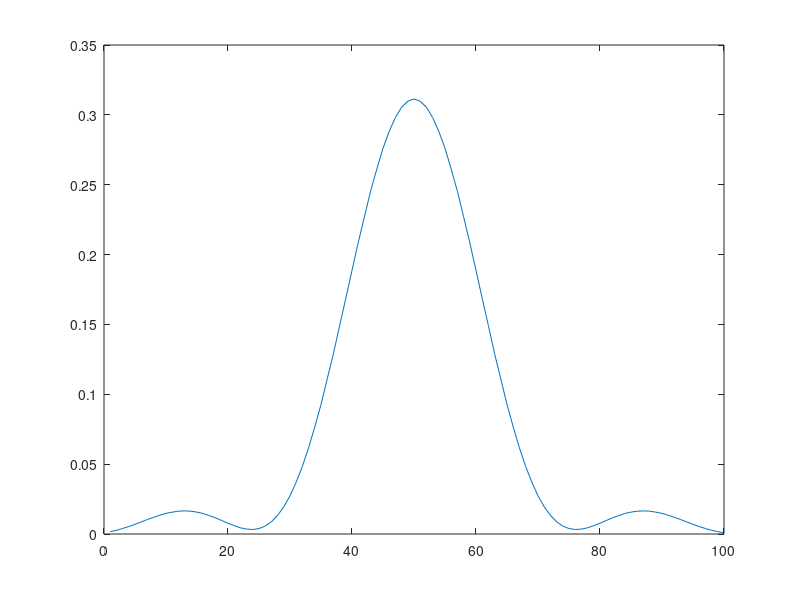

This chart was generated by the following MATLAB code:
% this octave code produces fig 2.8, p75 which shows the evolution of an (initial) rectangular wave function. the data "evolutionFromRectangular.dat" must be placed in "./tex/tables" folder (as specied by \pgfplotsset{table/search path={./tex/tables},}).


clear;
clf;

for i=1:100
a=1;
f=@(k) 1/(pi*sqrt(2*a))*sin(k*a)./k.*cos(k.*(0.12*i-6)-k.^2*a^2/2);
g=@(k) 1/(pi*sqrt(2*a))*sin(k*a)./k.*sin(k.*(0.12*i-6)-k.^2*a^2/2);
psiSquared(i)=(quadgk(f,-30,30))^2+(quadgk(g,-30,30))^2;
endfor

i=1:100;
plot(i,psiSquared(i));


khorcat=rot90([psiSquared;0.12*i-6],-1);

kkk=fopen("evolutionFromRectangular.dat","w");
fdisp(kkk,khorcat)
fclose(kkk);

